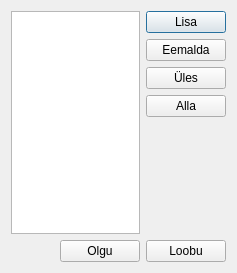
<?xml version="1.0" encoding="UTF-8"?>
<ui version="4.0">
 <class>LisaLaskudeAkenClass</class>
 <widget class="QDialog" name="LisaLaskudeAkenClass">
  <property name="windowModality">
   <enum>Qt::ApplicationModal</enum>
  </property>
  <property name="geometry">
   <rect>
    <x>0</x>
    <y>0</y>
    <width>237</width>
    <height>273</height>
   </rect>
  </property>
  <property name="windowTitle">
   <string>Lisalasud</string>
  </property>
  <layout class="QGridLayout" name="gridLayout">
   <item row="0" column="0" rowspan="5" colspan="2">
    <widget class="QListWidget" name="lisaLasud"/>
   </item>
   <item row="0" column="2">
    <widget class="QPushButton" name="lisaNupp">
     <property name="text">
      <string>Lisa</string>
     </property>
    </widget>
   </item>
   <item row="1" column="2">
    <widget class="QPushButton" name="eemaldaNupp">
     <property name="text">
      <string>Eemalda</string>
     </property>
    </widget>
   </item>
   <item row="2" column="2">
    <widget class="QPushButton" name="ulesNupp">
     <property name="text">
      <string>Üles</string>
     </property>
    </widget>
   </item>
   <item row="3" column="2">
    <widget class="QPushButton" name="allaNupp">
     <property name="text">
      <string>Alla</string>
     </property>
    </widget>
   </item>
   <item row="4" column="2">
    <spacer name="verticalSpacer">
     <property name="orientation">
      <enum>Qt::Vertical</enum>
     </property>
     <property name="sizeHint" stdset="0">
      <size>
       <width>20</width>
       <height>87</height>
      </size>
     </property>
    </spacer>
   </item>
   <item row="5" column="0">
    <spacer name="horizontalSpacer">
     <property name="orientation">
      <enum>Qt::Horizontal</enum>
     </property>
     <property name="sizeHint" stdset="0">
      <size>
       <width>34</width>
       <height>20</height>
      </size>
     </property>
    </spacer>
   </item>
   <item row="5" column="1">
    <widget class="QPushButton" name="olguNupp">
     <property name="text">
      <string>Olgu</string>
     </property>
    </widget>
   </item>
   <item row="5" column="2">
    <widget class="QPushButton" name="loobuNupp">
     <property name="text">
      <string>Loobu</string>
     </property>
    </widget>
   </item>
  </layout>
 </widget>
 <layoutdefault spacing="6" margin="11"/>
 <resources/>
 <connections>
  <connection>
   <sender>loobuNupp</sender>
   <signal>clicked()</signal>
   <receiver>LisaLaskudeAkenClass</receiver>
   <slot>reject()</slot>
   <hints>
    <hint type="sourcelabel">
     <x>334</x>
     <y>277</y>
    </hint>
    <hint type="destinationlabel">
     <x>341</x>
     <y>219</y>
    </hint>
   </hints>
  </connection>
  <connection>
   <sender>olguNupp</sender>
   <signal>clicked()</signal>
   <receiver>LisaLaskudeAkenClass</receiver>
   <slot>accept()</slot>
   <hints>
    <hint type="sourcelabel">
     <x>261</x>
     <y>272</y>
    </hint>
    <hint type="destinationlabel">
     <x>183</x>
     <y>274</y>
    </hint>
   </hints>
  </connection>
 </connections>
</ui>
